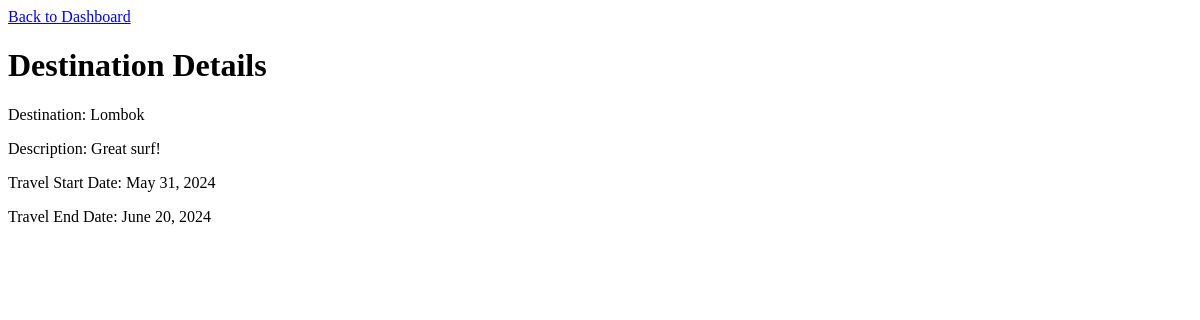
/destination/8/, run on the app's committed database.
### myapp/models.py (models this page shows)
class TravelPlan(models.Model):
    destination = models.CharField(max_length=100)
    description = models.TextField()
    travel_date_from = models.DateField()
    travel_date_to = models.DateField()

### myapp/views.py (the view)
# urls.py: path('destination/<int:travel_plan_id>/', destination, name='destination'),
def destination(request, travel_plan_id):
    travel_plan = TravelPlan.objects.get(id=travel_plan_id)
    return render(request, 'destination.html', {'travel_plan': travel_plan})

### templates/destination.html (shortened to what this page needs)
{% load static %}
<!DOCTYPE html>
<html lang="en">
<head>
    <link rel="stylesheet" href="{% static 'style.css' %}">
</head>
<body>
    <a href="{% url 'dashboard' %}">Back to Dashboard</a>
    <h1>Destination Details</h1>
    <p>Destination: {{ travel_plan.destination }}</p>
    <p>Description: {{ travel_plan.description }}</p>
    <p>Travel Start Date: {{ travel_plan.travel_date_from }}</p>
    <p>Travel End Date: {{ travel_plan.travel_date_to }}</p>
</body>
</html>

### data on the page
TravelPlan: destination "Lombok", description "Great surf!", travel_date_from "May 31, 2024", travel_date_to "June 20, 2024"
